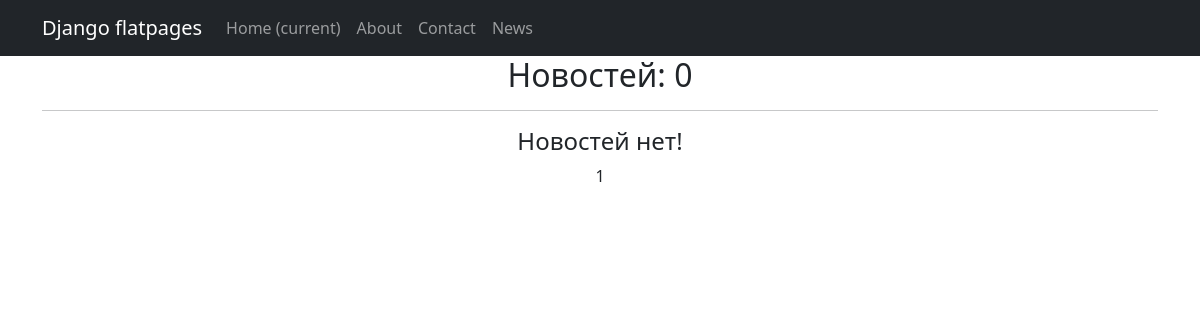
The page /news/ on the database as committed earlier.
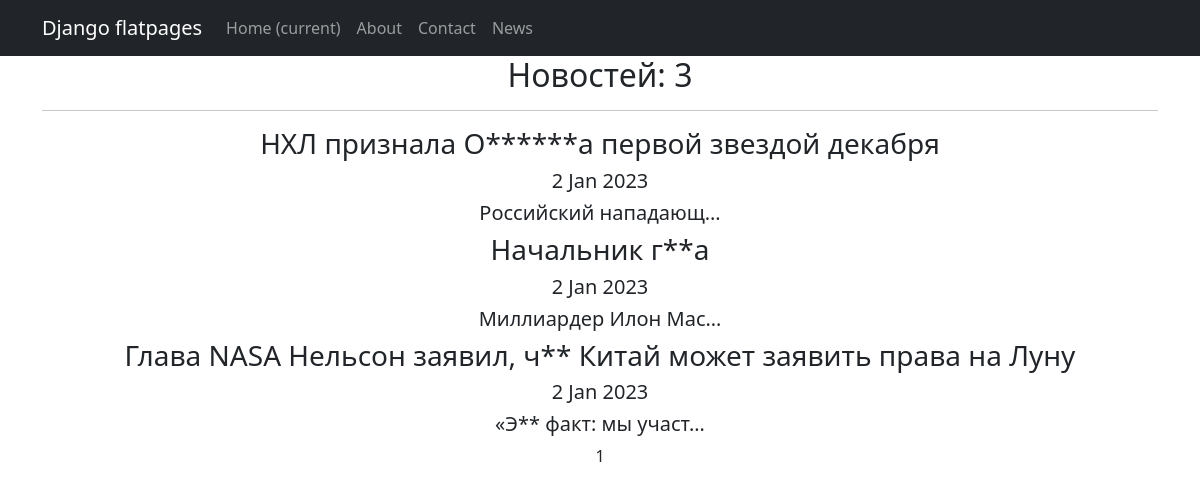
The same page on the database as committed later.
### news/models.py (models this page shows, shortened)
class Post(models.Model):
    author = models.ForeignKey(Author, on_delete=models.CASCADE)
    type = models.CharField(max_length=10, choices=TYPES, default='article')
    time_in = models.DateTimeField(auto_now_add=True)
    category = models.ManyToManyField(Category, through='PostCategory')
    title = models.CharField(max_length=255)
    text = models.TextField()
    rating = models.IntegerField(default=0)

### news/views.py (the view)
# urls.py: path('', NewsList.as_view()),
class NewsList(ListView):
    model = Post
    ordering = '-time_in'
    template_name = 'news.html'
    context_object_name = 'news'
    paginate_by = 10

### news/templatetags/custom_filters.py (called while the page is built)
@register.filter()
def censor(text):
    non_cens = ['редиска', 'овечкин', 'новость', 'это', 'что', 'год']
    try:
        if not isinstance(text, str):
            raise CensorException('Error')
        for word in non_cens:
            text = re.sub(word, word[0] + '*' * (len(word) - 1), text)
            title_word = word.title()
            text = re.sub(title_word, title_word[0] + '*' * (len(word) - 1), text)
        return text
    except CensorException as e:
        print(e)

### templates/news.html (shortened to what this page needs)
{% extends 'flatpages/default.html' %}
{% load custom_filters %}
{% block content %}
    <h2>Новостей: {{ news|length }}</h2>
    <hr>
    {% if news %}
        {% for new in news %}
            <h3>{{ new.title|censor }}</h3>
            <h5>{{ new.time_in|date:'j M Y' }}</h5>
            <h5>{{ new.text|censor|truncatechars:20 }}</h5>
        {% endfor %}
    {% else %}
        <h4>Новостей нет!</h4>
    {% endif %}
    {{ page_obj.number }}
{% endblock content %}

### templates/flatpages/default.html (shortened to what this page needs)
<!DOCTYPE html>
<html lang="en">
    <head>
        {% load static %}
        <link href="{% static 'css/styles.css' %}" rel="stylesheet" />
    </head>
    <body>
        <nav class="navbar navbar-expand-lg navbar-dark bg-dark static-top">
            <div class="container">
               <a class="navbar-brand" href="#">Django flatpages</a>
               <div class="collapse navbar-collapse" id="navbarResponsive">
                   <ul class="navbar-nav ml-auto">
                       <li class="nav-item active">
                           <a class="nav-link" href="#">Home
                               <span class="sr-only">(current)</span>
                           </a>
                       </li>
                       <li class="nav-item">
                           <a class="nav-link" href="/about/">About</a>
                       </li>
                       <li class="nav-item">
                           <a class="nav-link" href="/contacts/">Contact</a>
                       </li>
                       <li class="nav-item">
                           <a class="nav-link" href="/news/">News</a>
                       </li>
                   </ul>
               </div>
            </div>
        </nav>
        <div class="container">
            <div class="row">
                 <div class="col-lg-12 text-center">
                    {% block content %}{% endblock content %}
                </div>
            </div>
        </div>
    </body>
</html>

Rows that differ between the two databases and show on the page:
added Post: title|censor "НХЛ признала О******а первой звездой декабря", time_in "2 Jan 2023", text|censor "Российский нападающ…"
added Post: title|censor "Начальник г**а", time_in "2 Jan 2023", text|censor "Миллиардер Илон Мас…"
added Post: title|censor "Глава NASA Нельсон заявил, ч** Китай может заявить права на Луну", time_in "2 Jan 2023", text|censor "«Э** факт: мы участ…"
Other text that changed with them:
{{ news|length }}: "0" → "3"
text no longer shown: "Новостей нет!"
